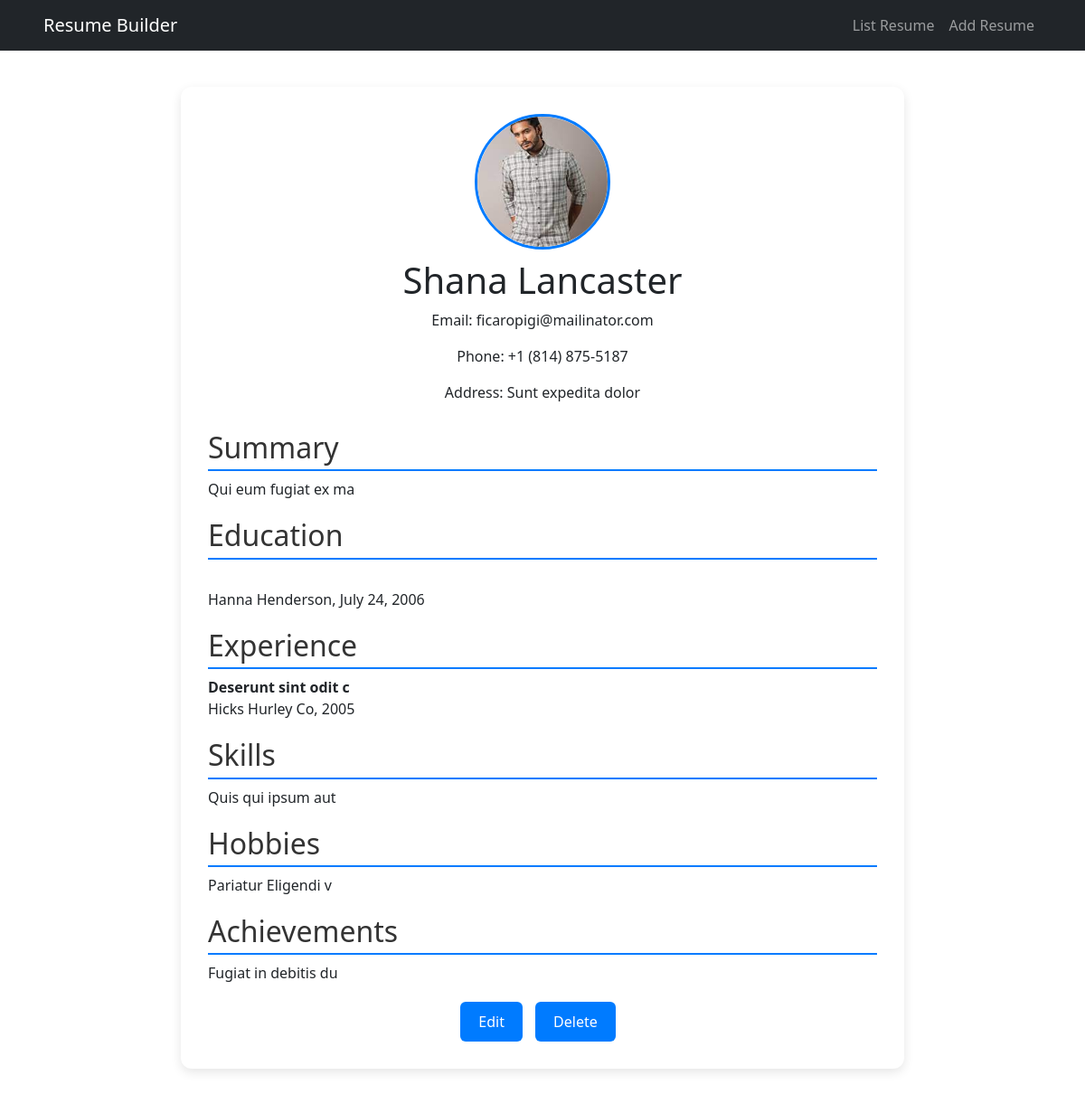
Page /viewresume/1 on the committed database.
### resume/models.py (models this page shows)
class ResumeModel(models.Model):
    FullName=models.CharField(max_length=100)
    ProfilePicture= models.ImageField(upload_to='Media/img')
    Email =models.EmailField()
    Phone=models.CharField(max_length=15)
    Address=models.TextField()
    Summary=models.TextField()
    Degree=models.TextField()
    InstituteName=models.CharField(max_length=50)
    YearofGraduation=models.DateField()
    CompanyName=models.CharField(max_length=100)
    Position=models.CharField(max_length=100)
    YearsofExperience=models.CharField(max_length=100)
    Skills=models.TextField()
    Hobbies=models.TextField()
    Achievements=models.TextField()

### resume/views.py (the view)
# urls.py: path('viewresume/<int:id>',resume_view,name='resumeview'),
def resume_view(request,id):
   data=ResumeModel.objects.get(id=id)
   context={
      'resume' : data
   }
   return render(request,"view.html",context)

### resume/templates/view.html (shortened to what this page needs)
<!DOCTYPE html>
<html lang="en">
<head>
  <link href="https://cdn.jsdelivr.net/npm/bootstrap@5.3.3/dist/css/bootstrap.min.css" rel="stylesheet">
</head>
<body>
  <nav class="navbar navbar-expand-lg navbar-dark bg-dark px-5">
    <a class="navbar-brand" href="{% url 'resumelist' %}">Resume Builder</a>
    <div class="collapse navbar-collapse">
      <ul class="navbar-nav ms-auto">
        <li class="nav-item"><a class="nav-link" href="{% url 'resumelist' %}">List Resume</a></li>
        <li class="nav-item"><a class="nav-link" href="{% url 'resumeadd' %}">Add Resume</a></li>
      </ul>
    </div>
  </nav>
  <div class="container mt-4">
<div class="resume-container">
        <div class="profile-section">
            <img src="{{resume.ProfilePicture.url}}" alt="Profile Picture" class="profile-img" height="100px" width="100px">
            <h1>{{resume.FullName}}</h1>
            <p>Email: {{resume.Email}}</p>
            <p>Phone: {{resume.Phone}}</p>
            <p>Address: {{resume.Address}}</p>
        </div>
        <div class="section">
            <h2>Summary</h2>
            <p>{{resume.Summary}}</p>
        </div>
        <div class="section">
            <h2>Education</h2>
            <p><strong>{{Degree}}</strong><br>{{resume.InstituteName}}, {{resume.YearofGraduation}}</p>
        </div>
        <div class="section">
            <h2>Experience</h2>
            <p><strong>{{resume.Position}}</strong><br>{{resume.CompanyName}}, {{resume.YearsofExperience}}</p>
        </div>
        <div class="section">
            <h2>Skills</h2>
            <p>{{resume.Skills}}</p>
        </div>
        <div class="section">
            <h2>Hobbies</h2>
            <p>{{resume.Hobbies}}</p>
        </div>
        <div class="section">
            <h2>Achievements</h2>
            <p>{{resume.Achievements}}</p>
        </div>
        <div class="buttons">
            <a href="{% url 'resumeedit' resume.id %}"><button>Edit</button></a>
            <a href="{% url 'resumedelete'  resume.id %}"><button>Delete</button></a>
        </div>
    </div>
  </div>
</body>
</html>

### resume/templates/view.html (style rules this page uses)
.resume-container { max-width: 800px; background-color: white; margin: 40px auto; padding: 30px; border-radius: 12px; box-shadow: 0 4px 12px rgba(0,0,0,0.1); }
.profile-section { text-align: center; margin-bottom: 30px; }
.profile-img { width: 150px; height: 150px; border-radius: 50%; object-fit: cover; border: 3px solid #007bff; margin-bottom: 10px; }
.section { margin-bottom: 20px; }
.section h2 { border-bottom: 2px solid #007bff; padding-bottom: 5px; color: #333; }
.buttons { text-align: center; margin-top: 20px; }
.buttons button { background-color: #007bff; color: white; padding: 10px 20px; margin-right: 10px; border: none; border-radius: 6px; cursor: pointer; font-size: 16px; }

### rows in the picture
ResumeModel: ProfilePicture (picture), FullName "Shana Lancaster", Email "ficaropigi@mailinator.com", Phone "+1 (814) 875-5187", Address "Sunt expedita dolor", Summary "Qui eum fugiat ex ma", InstituteName "Hanna Henderson", YearofGraduation "July 24, 2006", Position "Deserunt sint odit c", CompanyName "Hicks Hurley Co", YearsofExperience "2005", Skills "Quis qui ipsum aut", Hobbies "Pariatur Eligendi v", Achievements "Fugiat in debitis du"
